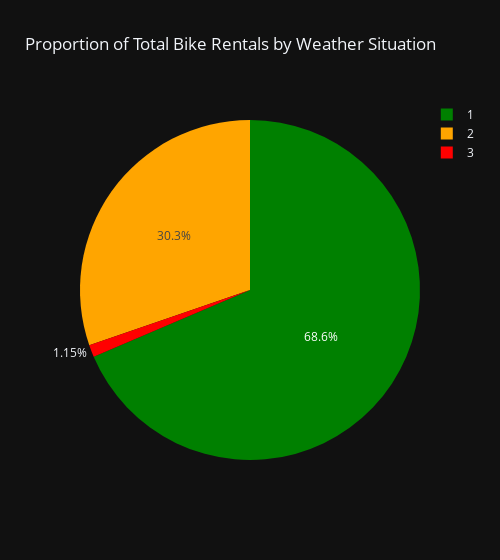

Notebook code cell kept with this figure:
### Code cell
weather_situation_total = data.groupby(weather_situation)[total].sum()

fig = px.pie(
    weather_situation_total,
    values=weather_situation_total.values,
    names=weather_situation_total.index,
    title="Proportion of Total Bike Rentals by Weather Situation",
    color_discrete_sequence=['green', 'orange', 'red'],
    width=500
)

fig.show()

### Figure 1 — Plotly figure (JSON) as saved in the notebook; plotly's stock layout.template omitted (floating-point values rounded to 4 significant figures)
{"data": [{"domain": {"x": [0, 1], "y": [0, 1]}, "hovertemplate": "weather situation=%{label}<br>value=%{value}<extra></extra>", "labels": [1, 2, 3], "legendgroup": "", "name": "", "showlegend": true, "type": "pie", "values": [2257952, 996858, 37869]}], "layout": {"legend": {"tracegroupgap": 0}, "piecolorway": ["green", "orange", "red"], "title": {"text": "Proportion of Total Bike Rentals by Weather Situation"}, "width": 500}}
